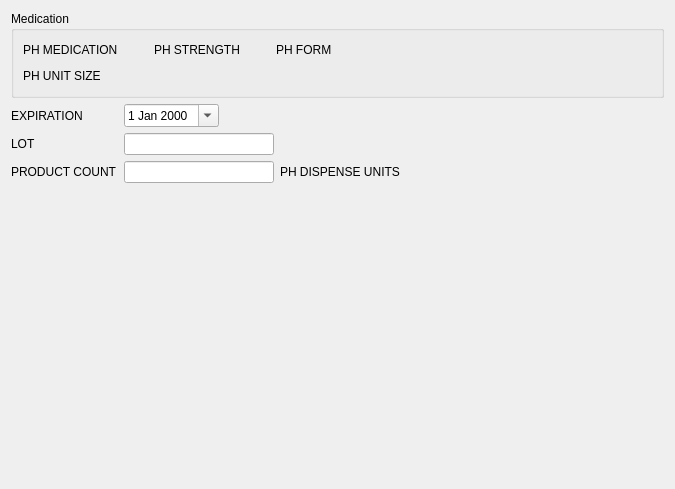
<?xml version="1.0" encoding="UTF-8"?>
<ui version="4.0">
 <class>Shipment_00</class>
 <widget class="QWizardPage" name="Shipment_00">
  <property name="geometry">
   <rect>
    <x>0</x>
    <y>0</y>
    <width>675</width>
    <height>489</height>
   </rect>
  </property>
  <layout class="QVBoxLayout" name="verticalLayout">
   <item>
    <widget class="QGroupBox" name="groupBox">
     <property name="title">
      <string notr="true">Medication</string>
     </property>
     <layout class="QVBoxLayout" name="verticalLayout_2">
      <item>
       <layout class="QHBoxLayout" name="horizontalLayout_4">
        <item>
         <widget class="QLabel" name="medicationLabel">
          <property name="toolTip">
           <string comment="MEDICATION DISPLAY TOOLTIP">MEDICATION</string>
          </property>
          <property name="text">
           <string notr="true">PH MEDICATION</string>
          </property>
         </widget>
        </item>
        <item>
         <spacer name="horizontalSpacer_4">
          <property name="orientation">
           <enum>Qt::Horizontal</enum>
          </property>
          <property name="sizeType">
           <enum>QSizePolicy::Fixed</enum>
          </property>
          <property name="sizeHint" stdset="0">
           <size>
            <width>30</width>
            <height>20</height>
           </size>
          </property>
         </spacer>
        </item>
        <item>
         <widget class="QLabel" name="strengthLabel">
          <property name="toolTip">
           <string comment="STRENGTH DISPLAY TOOLTIP">STRENGTH</string>
          </property>
          <property name="text">
           <string notr="true">PH STRENGTH</string>
          </property>
         </widget>
        </item>
        <item>
         <spacer name="horizontalSpacer_6">
          <property name="orientation">
           <enum>Qt::Horizontal</enum>
          </property>
          <property name="sizeType">
           <enum>QSizePolicy::Fixed</enum>
          </property>
          <property name="sizeHint" stdset="0">
           <size>
            <width>30</width>
            <height>20</height>
           </size>
          </property>
         </spacer>
        </item>
        <item>
         <widget class="QLabel" name="formLabel">
          <property name="toolTip">
           <string comment="FORM DISPLAY TOOLTIP">FORM</string>
          </property>
          <property name="text">
           <string notr="true">PH FORM</string>
          </property>
         </widget>
        </item>
        <item>
         <spacer name="horizontalSpacer_5">
          <property name="orientation">
           <enum>Qt::Horizontal</enum>
          </property>
          <property name="sizeHint" stdset="0">
           <size>
            <width>40</width>
            <height>20</height>
           </size>
          </property>
         </spacer>
        </item>
       </layout>
      </item>
      <item>
       <layout class="QHBoxLayout" name="horizontalLayout_5">
        <item>
         <widget class="QLabel" name="unitSizeLabel">
          <property name="toolTip">
           <string comment="UNIT SIZE DISPLAY TOOLTIP">UNIT SIZE</string>
          </property>
          <property name="text">
           <string notr="true">PH UNIT SIZE</string>
          </property>
         </widget>
        </item>
        <item>
         <spacer name="horizontalSpacer_7">
          <property name="orientation">
           <enum>Qt::Horizontal</enum>
          </property>
          <property name="sizeHint" stdset="0">
           <size>
            <width>40</width>
            <height>20</height>
           </size>
          </property>
         </spacer>
        </item>
       </layout>
      </item>
     </layout>
    </widget>
   </item>
   <item>
    <layout class="QFormLayout" name="formLayout_3">
     <property name="fieldGrowthPolicy">
      <enum>QFormLayout::AllNonFixedFieldsGrow</enum>
     </property>
     <item row="0" column="0">
      <widget class="QLabel" name="expireLabel">
       <property name="toolTip">
        <string comment="EXPIRATION EDIT TOOLTIP">EXPIRATION</string>
       </property>
       <property name="text">
        <string comment="EXPIRATION EDIT LABEL">EXPIRATION</string>
       </property>
      </widget>
     </item>
     <item row="0" column="1">
      <layout class="QHBoxLayout" name="horizontalLayout">
       <item>
        <widget class="QDateEdit" name="expireField">
         <property name="toolTip">
          <string comment="EXPIRATION EDIT TOOLTIP">EXPIRATION</string>
         </property>
         <property name="calendarPopup">
          <bool>true</bool>
         </property>
        </widget>
       </item>
       <item>
        <spacer name="horizontalSpacer">
         <property name="orientation">
          <enum>Qt::Horizontal</enum>
         </property>
         <property name="sizeHint" stdset="0">
          <size>
           <width>40</width>
           <height>20</height>
          </size>
         </property>
        </spacer>
       </item>
      </layout>
     </item>
     <item row="1" column="0">
      <widget class="QLabel" name="lotLabel">
       <property name="toolTip">
        <string comment="LOT EDIT TOOLTIP">LOT</string>
       </property>
       <property name="text">
        <string comment="LOT EDIT LABEL">LOT</string>
       </property>
      </widget>
     </item>
     <item row="1" column="1">
      <layout class="QHBoxLayout" name="horizontalLayout_2">
       <item>
        <widget class="QLineEdit" name="lotField">
         <property name="minimumSize">
          <size>
           <width>150</width>
           <height>0</height>
          </size>
         </property>
         <property name="maximumSize">
          <size>
           <width>150</width>
           <height>16777215</height>
          </size>
         </property>
         <property name="toolTip">
          <string comment="LOT EDIT TOOLTIP">LOT</string>
         </property>
         <property name="maxLength">
          <number>32</number>
         </property>
        </widget>
       </item>
       <item>
        <spacer name="horizontalSpacer_2">
         <property name="orientation">
          <enum>Qt::Horizontal</enum>
         </property>
         <property name="sizeHint" stdset="0">
          <size>
           <width>40</width>
           <height>20</height>
          </size>
         </property>
        </spacer>
       </item>
      </layout>
     </item>
     <item row="2" column="0">
      <widget class="QLabel" name="unitsLabel">
       <property name="toolTip">
        <string comment="PRODUCT COUNT EDIT TOOLTIP">PRODUCT COUNT</string>
       </property>
       <property name="text">
        <string comment="PRODUCT COUNT EDIT LABEL">PRODUCT COUNT</string>
       </property>
      </widget>
     </item>
     <item row="2" column="1">
      <layout class="QHBoxLayout" name="horizontalLayout_3">
       <item>
        <widget class="QLineEdit" name="unitsField">
         <property name="minimumSize">
          <size>
           <width>150</width>
           <height>0</height>
          </size>
         </property>
         <property name="maximumSize">
          <size>
           <width>150</width>
           <height>16777215</height>
          </size>
         </property>
         <property name="toolTip">
          <string comment="PRODUCT COUNT EDIT TOOLTIP">PRODUCT COUNT</string>
         </property>
         <property name="maxLength">
          <number>10</number>
         </property>
        </widget>
       </item>
       <item>
        <widget class="QLabel" name="dispenseUnitLabel">
         <property name="toolTip">
          <string comment="DISPENSE UNITS DISPLAY TOOLTIP">DISPENSE UNITS</string>
         </property>
         <property name="text">
          <string notr="true">PH DISPENSE UNITS</string>
         </property>
        </widget>
       </item>
       <item>
        <spacer name="horizontalSpacer_3">
         <property name="orientation">
          <enum>Qt::Horizontal</enum>
         </property>
         <property name="sizeHint" stdset="0">
          <size>
           <width>40</width>
           <height>20</height>
          </size>
         </property>
        </spacer>
       </item>
      </layout>
     </item>
    </layout>
   </item>
   <item>
    <spacer name="verticalSpacer">
     <property name="orientation">
      <enum>Qt::Vertical</enum>
     </property>
     <property name="sizeHint" stdset="0">
      <size>
       <width>20</width>
       <height>40</height>
      </size>
     </property>
    </spacer>
   </item>
  </layout>
 </widget>
 <tabstops>
  <tabstop>expireField</tabstop>
  <tabstop>lotField</tabstop>
  <tabstop>unitsField</tabstop>
 </tabstops>
 <resources/>
 <connections/>
</ui>
